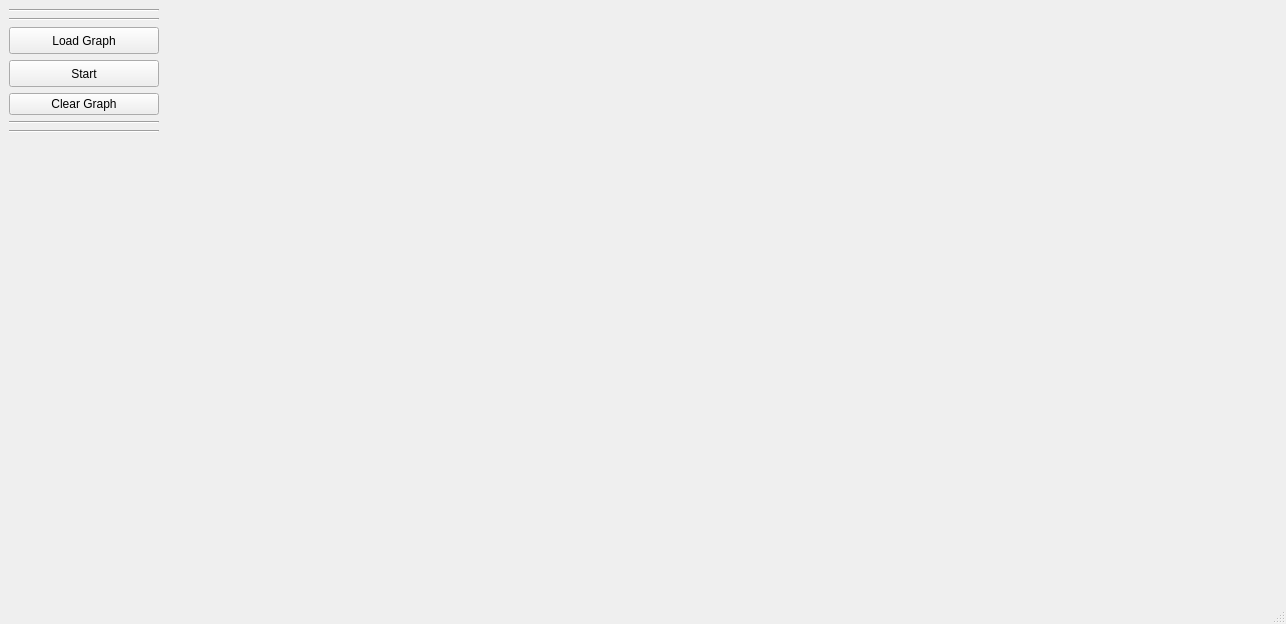
<?xml version="1.0" encoding="UTF-8"?>
<ui version="4.0">
 <class>MainWindow</class>
 <widget class="QMainWindow" name="MainWindow">
  <property name="geometry">
   <rect>
    <x>0</x>
    <y>0</y>
    <width>1286</width>
    <height>624</height>
   </rect>
  </property>
  <property name="sizePolicy">
   <sizepolicy hsizetype="Expanding" vsizetype="Expanding">
    <horstretch>0</horstretch>
    <verstretch>0</verstretch>
   </sizepolicy>
  </property>
  <property name="windowTitle">
   <string>MainWindow</string>
  </property>
  <widget class="QWidget" name="centralwidget">
   <property name="sizePolicy">
    <sizepolicy hsizetype="Expanding" vsizetype="Expanding">
     <horstretch>0</horstretch>
     <verstretch>0</verstretch>
    </sizepolicy>
   </property>
   <layout class="QHBoxLayout" name="horizontalLayout_4">
    <item>
     <layout class="QVBoxLayout" name="verticalLayout">
      <item>
       <widget class="Line" name="line">
        <property name="orientation">
         <enum>Qt::Horizontal</enum>
        </property>
       </widget>
      </item>
      <item>
       <layout class="QHBoxLayout" name="horizontalLayout">
        <property name="sizeConstraint">
         <enum>QLayout::SetMinimumSize</enum>
        </property>
       </layout>
      </item>
      <item>
       <widget class="Line" name="line_2">
        <property name="orientation">
         <enum>Qt::Horizontal</enum>
        </property>
       </widget>
      </item>
      <item>
       <widget class="QPushButton" name="pushButton">
        <property name="sizePolicy">
         <sizepolicy hsizetype="Fixed" vsizetype="Fixed">
          <horstretch>0</horstretch>
          <verstretch>0</verstretch>
         </sizepolicy>
        </property>
        <property name="minimumSize">
         <size>
          <width>150</width>
          <height>27</height>
         </size>
        </property>
        <property name="text">
         <string>Load Graph</string>
        </property>
       </widget>
      </item>
      <item>
       <widget class="QPushButton" name="pushButton_2">
        <property name="sizePolicy">
         <sizepolicy hsizetype="Fixed" vsizetype="Fixed">
          <horstretch>0</horstretch>
          <verstretch>0</verstretch>
         </sizepolicy>
        </property>
        <property name="minimumSize">
         <size>
          <width>150</width>
          <height>27</height>
         </size>
        </property>
        <property name="text">
         <string>Start</string>
        </property>
       </widget>
      </item>
      <item>
       <widget class="QPushButton" name="pushButton_3">
        <property name="text">
         <string>Clear Graph</string>
        </property>
       </widget>
      </item>
      <item>
       <widget class="Line" name="line_3">
        <property name="orientation">
         <enum>Qt::Horizontal</enum>
        </property>
       </widget>
      </item>
      <item>
       <widget class="Line" name="line_4">
        <property name="orientation">
         <enum>Qt::Horizontal</enum>
        </property>
       </widget>
      </item>
      <item>
       <spacer name="verticalSpacer">
        <property name="orientation">
         <enum>Qt::Vertical</enum>
        </property>
        <property name="sizeHint" stdset="0">
         <size>
          <width>20</width>
          <height>40</height>
         </size>
        </property>
       </spacer>
      </item>
     </layout>
    </item>
    <item>
     <layout class="QHBoxLayout" name="horizontalLayout_2">
      <item>
       <widget class="QGLViewer" name="viewer">
        <property name="sizePolicy">
         <sizepolicy hsizetype="Expanding" vsizetype="Expanding">
          <horstretch>0</horstretch>
          <verstretch>0</verstretch>
         </sizepolicy>
        </property>
        <property name="minimumSize">
         <size>
          <width>300</width>
          <height>400</height>
         </size>
        </property>
       </widget>
      </item>
     </layout>
    </item>
   </layout>
  </widget>
  <widget class="QMenuBar" name="menubar">
   <property name="geometry">
    <rect>
     <x>0</x>
     <y>0</y>
     <width>1286</width>
     <height>25</height>
    </rect>
   </property>
  </widget>
  <widget class="QStatusBar" name="statusbar"/>
 </widget>
 <customwidgets>
  <customwidget>
   <class>QGLViewer</class>
   <extends>QWidget</extends>
   <header>QGLViewer/qglviewer.h</header>
  </customwidget>
 </customwidgets>
 <resources/>
 <connections/>
</ui>
